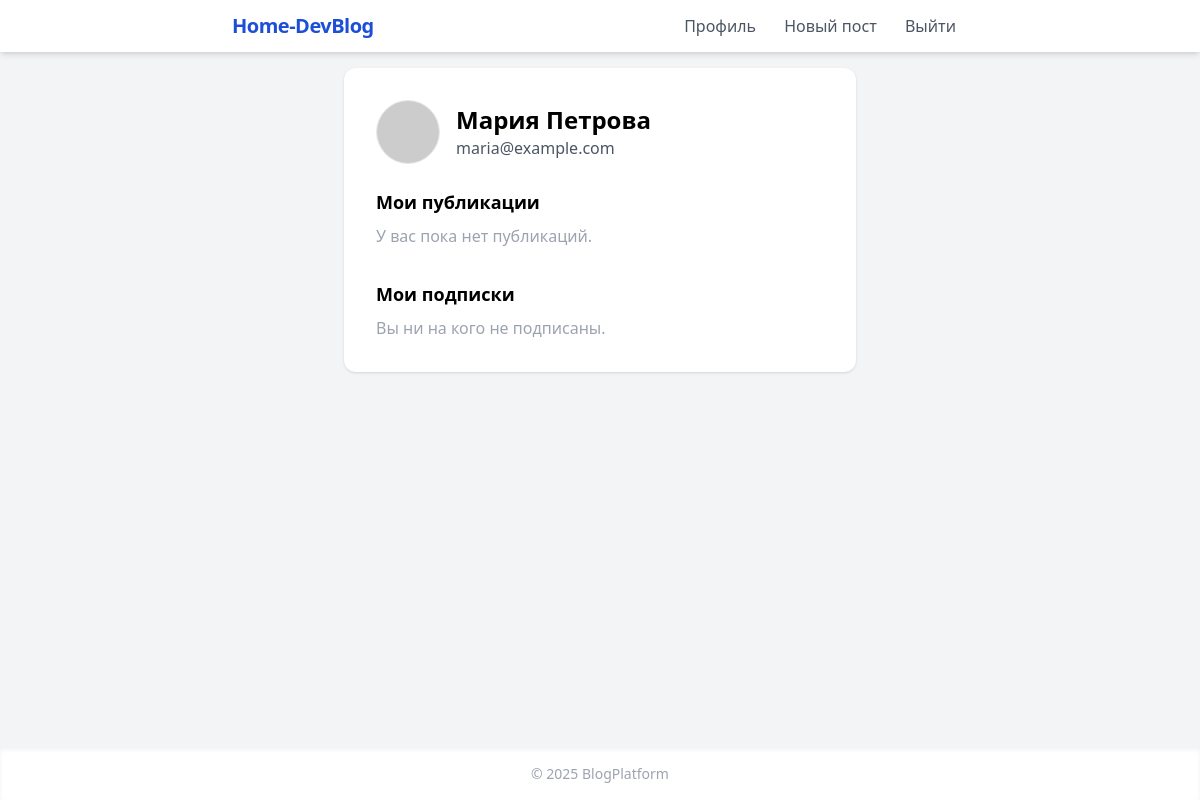
Page /profile (signed in) on the earlier database version.
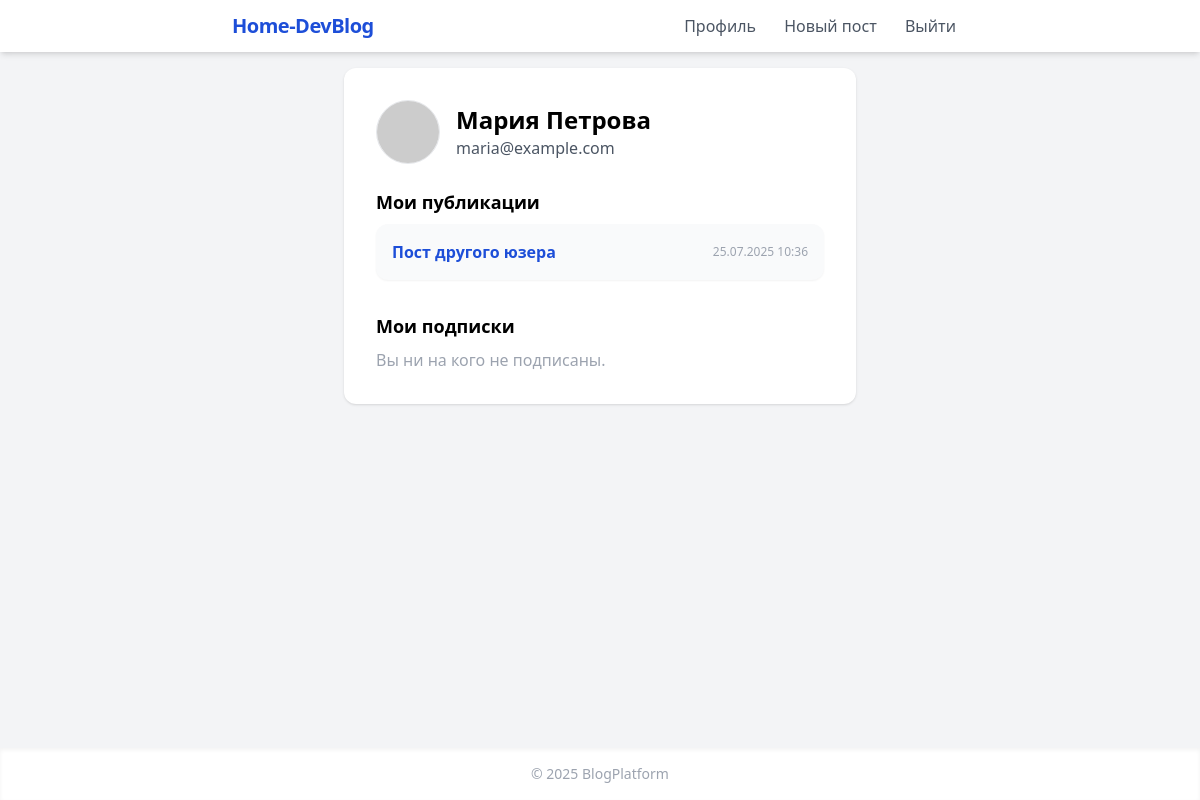
Same page on the later database version.
### app.py (models this page shows)
class Post(db.Model):
    id = db.Column(db.Integer, primary_key=True)
    user_id = db.Column(db.Integer, db.ForeignKey('user.id'), nullable=False)
    title = db.Column(db.String(200))
    content = db.Column(db.Text)
    date = db.Column(db.DateTime)
    tags = db.Column(db.String(200))
    is_private = db.Column(db.Boolean, default=False)
    user = db.relationship('User')

### app.py (the view)
@app.route('/profile')
def profile():
    user = get_current_user()
    if not user:
        return redirect(url_for('login'))
    posts = Post.query.filter_by(user_id=user.id).order_by(Post.date.desc()).all()
    subs = Subscription.query.filter_by(subscriber_id=user.id).all()
    subs_users = [User.query.get(s.subscribed_id) for s in subs]
    return render_template('profile.html', user=user, posts=posts, subs_users=subs_users)

### app.py (called while the page is built)
def get_current_user():
    if 'user_id' in session:
        return User.query.get(session['user_id'])
    return None

### templates/profile.html
{% extends "base.html" %}
{% block content %}
<div class="max-w-lg mx-auto bg-white p-8 rounded-xl shadow">
    <div class="flex gap-4 items-center mb-6">
        <img src="{{ user.avatar or 'https://randomuser.me/api/portraits/men/1.jpg' }}" class="w-16 h-16 rounded-full border">
        <div>
            <h1 class="text-2xl font-bold">{{ user.name }}</h1>
            <div class="text-gray-600">{{ user.email }}</div>
        </div>
    </div>
    <h2 class="text-lg font-semibold mb-2">Мои публикации</h2>
    <div class="space-y-4">
    {% for post in posts %}
        <div class="bg-gray-50 rounded-xl p-4 shadow-sm flex items-center gap-2">
            <a href="{{ url_for('post_view', post_id=post.id) }}" class="text-blue-700 font-semibold hover:underline">{{ post.title }}</a>
            <span class="text-xs text-gray-400 ml-auto">{{ post.date.strftime('%d.%m.%Y %H:%M') }}</span>
        </div>
    {% else %}
        <div class="text-gray-400">У вас пока нет публикаций.</div>
    {% endfor %}
    </div>
    <h2 class="text-lg font-semibold mb-2 mt-8">Мои подписки</h2>
    <div class="space-y-3">
    {% for u in subs_users %}
        <a href="{{ url_for('view_user', user_id=u.id) }}" class="inline-block px-3 py-1 bg-blue-100 rounded text-blue-800 hover:bg-blue-200">{{ u.name }}</a>
    {% else %}
        <div class="text-gray-400">Вы ни на кого не подписаны.</div>
    {% endfor %}
    </div>
</div>
{% endblock %}

Differences in the rows shown:
added Post: title "Пост другого юзера", date "25.07.2025 10:36"
Other differences:
text no longer shown: "У вас пока нет публикаций."
